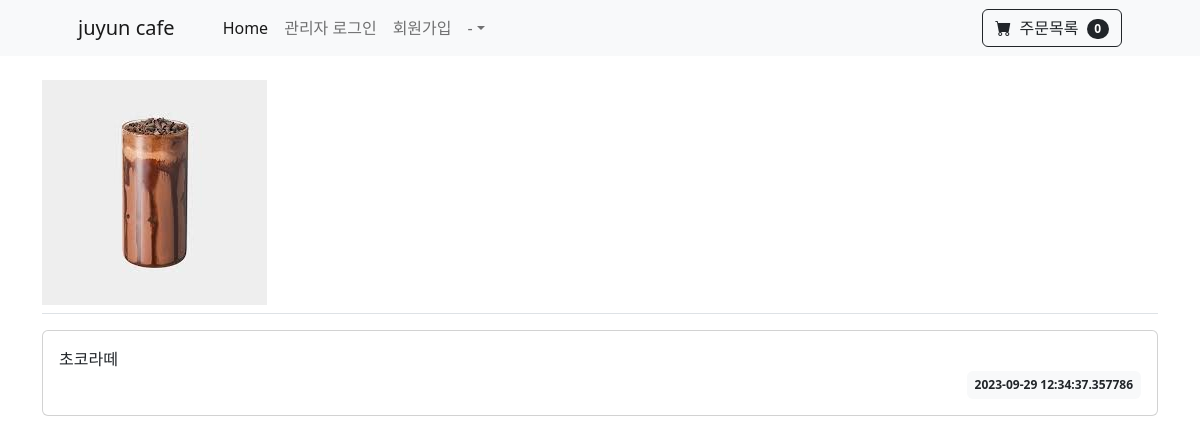
The app's page /question/detail/1/ with its own data.
### pybo/models.py (models this page shows)
class Question(db.Model):
    id = db.Column(db.Integer, primary_key=True)
    subject = db.Column(db.String(200), nullable=False)
    content = db.Column(db.String(200), nullable=False)
    price = db.Column(db.String(200), nullable=False)
    create_date = db.Column(db.DateTime(), nullable=False)

### pybo/views/question_views.py (the view)
@bp.route('/detail/<int:question_id>/')
def detail(question_id):
    question = Question.query.get_or_404(question_id)
    return render_template('question/question_detail.html', question=question)

### pybo/views/auth_views.py (called while the page is built)
@bp.before_app_request
def load_logged_in_user():
    user_id = session.get('user_id')
    if user_id is None:
        g.user = None
    else:
        g.user = User.query.get(user_id)

### pybo/templates/question/question_detail.html (shortened to what this page needs)
{% extends 'base.html' %}
{% block content %}
<div class="container my-3">
    <h2 class="border-bottom py-2"><img src="/static/image/{{question.subject}}" alt="..." /></h2>
    <div class="card my-3">
        <div class="card-body">
            <div class="card-text" style="white-space: pre-line;">{{ question.content }}</div>
            <div class="d-flex justify-content-end">
                <div class="badge bg-light text-dark p-2">
                    {{ question.create_date }}
                </div>
            </div>
        </div>
    </div>
</div>
{% endblock %}

### records on screen
Question: subject (picture), content "초코라떼", create_date "2023-09-29 12:34:37.357786"

### other values on screen
{{ cart_items|length }} "0"
